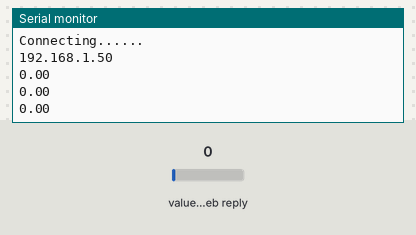
This sketch was run on a simulated ESP8266 (NodeMCU). Shown: the last lines printed to the serial monitor. Inputs (shaded band) come from the test bench; at power-on: value in the web reply 0. WiFi joins after 1.5 s; servers stay silent unless stated; web services answer with replies made up by the test bench.

Above: at 3.2 s.
3.3 s: value in the web reply set to 2
At 3.71 s:
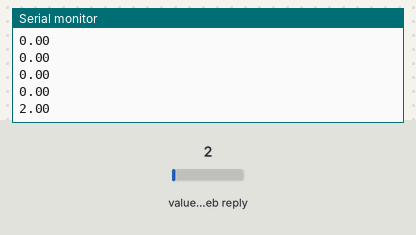
4.8 s: value in the web reply set to 25
At 4.91 s:
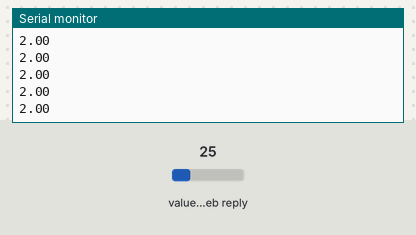
Timing chart, 0 to 7.8 s (numbered marks = the images above; inputs shaded):
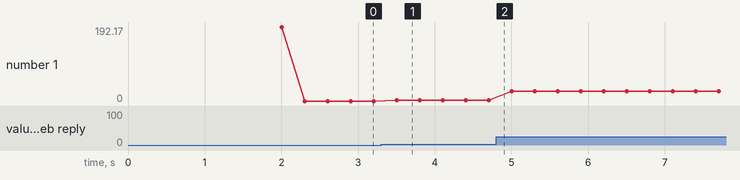

The sketch:

thingspeak2.ino
```cpp
#include<ESP8266WiFi.h>
#include "ThingSpeak.h"
float stat;
WiFiClient Client;
void setup()
{
ThingSpeak.begin(Client);
WiFi.mode(WIFI_STA);  //to make a station
WiFi.begin("JioFi3_2863C8","ypp24wca36");
Serial.begin(9600);
while(WiFi.status()!=WL_CONNECTED)  {
Serial.println("Connecting......");
delay(1000); }
Serial.println( WiFi.localIP() );
pinMode(A0,INPUT);
Serial.begin(9600);
}

void loop() {
//stat=analogRead(A0);
//Serial.println(stat);
stat=ThingSpeak.readFloatField(289599,1,"NVKAR5GYC89FG3K8");
Serial.println(stat);


}
```

Measured:
- after the input at 3.3 s, the serial monitor: prints a new line after 0.20 s (image 1)
- plotted number 1: 0 → 2 after the input at 3.3 s, 2 → 25 after the input at 4.8 s
